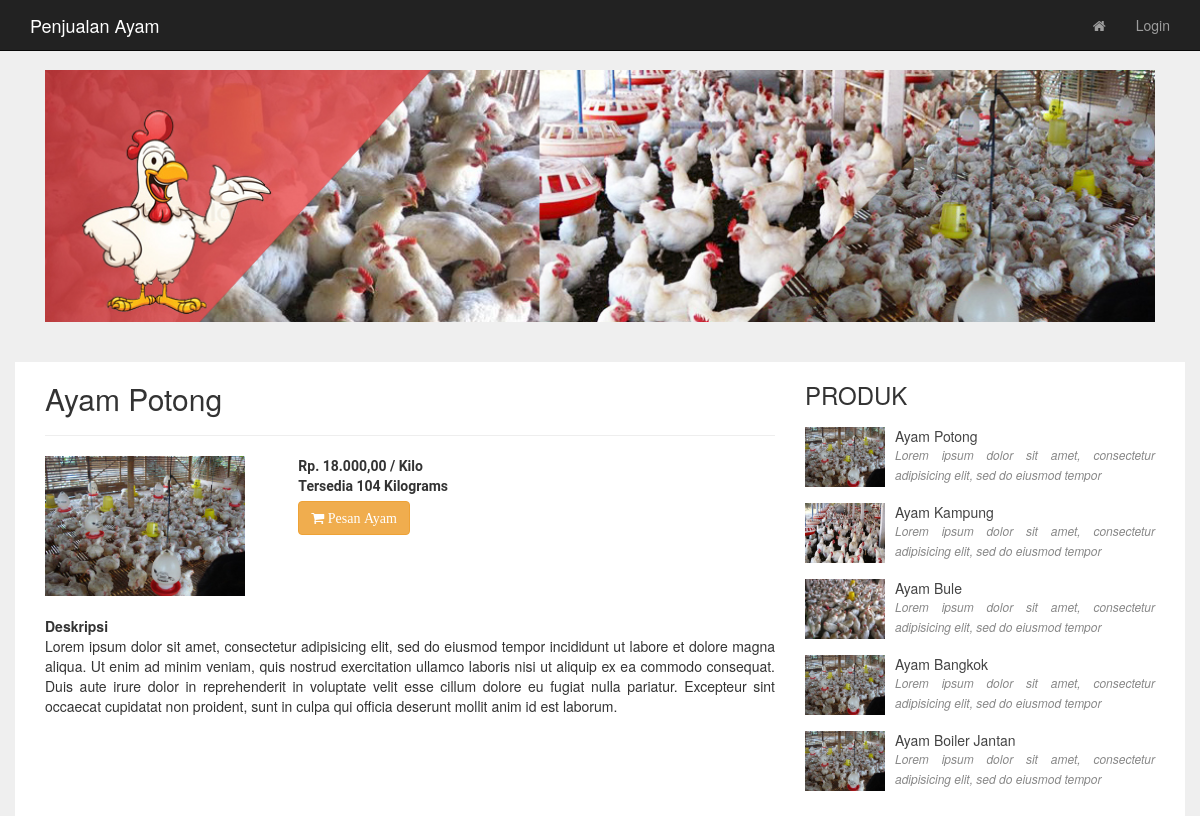
Screenshot of /index/view?id=1 with the database file from the repository.
### tables this page shows
CREATE TABLE IF NOT EXISTS `barang` (
  `id_barang` int(100) NOT NULL AUTO_INCREMENT,
  `nama_barang` varchar(500) NOT NULL,
  `deskripsi_barang` text NOT NULL,
  `stok_barang` int(50) NOT NULL,
  `harga_barang` int(100) NOT NULL,
  `thumbnail` varchar(400) NOT NULL,
  PRIMARY KEY (`id_barang`)
);

### controllers/Index.php (called while the page is built, shortened)
<?php
class Index extends Controller {
	function actionView($id){
		$model = new Barang_Model();
		$model->find()->execute();
		$model2 = new Barang_Model();
		$model2->find()->where(["id_barang"=>$id])->one();
		$this->view->title = $model2->nama_barang;
		return $this->view->render("view",1,["model"=>$model,"model2"=>$model2]);
	}
}

### index.php (called while the page is built, shortened)
<?php
spl_autoload_register( function( $class_name ) {
	$file = $class_name .'.php';
	$file = str_replace("\\", "/", $file);
});
new libs\Bootloader();

### libs/Model.php (called while the page is built, shortened)
<?php
class Model
{
	public $tbl = "";
	public $sql = "";
	function __construct(){
		$this->db = new Database();
		$this->tbl = isset(static::$table) ? static::$table : "";
	}
	function query($query,$type=false){
		$q = $this->db->query($query);
		return $q;
	}
	function find(){
		$this->sql = "select * from ".$this->tbl." ";
		return $this;
	}
	function where($clause){
		$where = "where ";
		foreach($clause as $key => $value){
			$where .= $key."='".$value."'";
		}
		$this->sql .= $where;
		return $this;
	}
	function execute(){
		$this->query($this->sql);
		return $this;
	}
}

### views/index/view.php (the view)
<div class="container konten">
	<div class="col-md-8" align="justify">
		<h2><?php echo $model2->nama_barang;?></h2>
		<hr />
		<div class="row">
			<div class="col-md-4">
			<?php
			if($model2->thumbnail==""){
			?>
				<div style="width:200px; height:140px; background: #aaa"></div>
			<?php }else{ ?>
				<img src="<?php echo URL;?>/vendor/images/upload/<?php echo $model2->thumbnail;?>" width="200" height="140">
			<?php } ?>
			</div>
			<div class="col-md-5" style="font-family: Roboto;">
				<label>Rp. <?php echo number_format($model2->harga_barang,2,",",".");?> / Kilo<br />
				Tersedia <?php echo $model2->stok_barang;?> Kilograms<br /></label>
				<br />
				<button onclick="location.href='<?php echo URL."/index/pesan?id=".$model2->id_barang;?>'" class="btn btn-warning"><li class="fa fa-shopping-cart"> Pesan Ayam</li></button>
			</div>
		</div>
		<br />
		<b>Deskripsi</b>
		<br />
		<?php echo $model2->deskripsi_barang;?>
		<br />
		<br />
		<br />
		<br />
		<br />
		<br />
	</div>
	<?php include 'sideBar.php';?>
</div>

### views/index/sideBar.php
<div class="col-md-4">
	<h3 style="">PRODUK</h3>
	<?php
	foreach ($model->data as $barang) {
	?>
	<a href="<?php echo URL;?>/index/view?id=<?php echo $barang->id_barang;?>" style="color:#444;text-decoration: none">
	<div style="padding-top: 8px; padding-bottom:8px;">
	<table>
		<tr>
			<td width="90" valign="top">
			<?php
				if($barang->thumbnail!=""){
			?>
				<img src="<?php echo URL;?>/vendor/images/upload/<?php echo $barang->thumbnail;?>" width="80" height="60">
			<?php }else{ ?>
				<div style="width:80px;height: 60px; background: #eee"></div>
			<?php } ?>
			</td>
			<td align="justify">
				 <h5 style="padding:0; margin: 0;"><?php echo $barang->nama_barang;?></h5>
				 <i style="color:#888; font-size: 12px;"><?php echo substr($barang->deskripsi_barang, 0,80);?></i>
			</td>
		</tr>
	</table>
	</div>
	</a>
	<?php
	}
	?>
</div>

### views/layouts/header.php (style rules this page uses)
body, html { height: 100%; background: #efefef; background-position: center; background-repeat: no-repeat; background-size: cover; }

### rows the page displays
barang: nama_barang "Ayam Potong", thumbnail (picture), harga_barang "18.000,00", stok_barang "104", deskripsi_barang "Lorem ipsum dolor sit amet, consectetur adipisicing elit, sed do eiusmod tempor incididunt ut labore et dolore magna aliqua. Ut enim ad minim veniam, quis nostrud exercitation ullamco laboris nisi ut aliquip ex ea commodo consequat. Duis aute irure dolor in reprehenderit in voluptate velit esse cillum dolore eu fugiat nulla pariatur. Excepteur sint occaecat cupidatat non proident, sunt in culpa qui officia deserunt mollit anim id est laborum.", deskripsi_barang "Lorem ipsum dolor sit amet, consectetur adipisicing elit, sed do eiusmod tempor"
barang: thumbnail (picture), nama_barang "Ayam Kampung", deskripsi_barang "Lorem ipsum dolor sit amet, consectetur adipisicing elit, sed do eiusmod tempor"
barang: thumbnail (picture), nama_barang "Ayam Bule", deskripsi_barang "Lorem ipsum dolor sit amet, consectetur adipisicing elit, sed do eiusmod tempor"
barang: thumbnail (picture), nama_barang "Ayam Bangkok", deskripsi_barang "Lorem ipsum dolor sit amet, consectetur adipisicing elit, sed do eiusmod tempor"
barang: thumbnail (picture), nama_barang "Ayam Boiler Jantan", deskripsi_barang "Lorem ipsum dolor sit amet, consectetur adipisicing elit, sed do eiusmod tempor"

### other values shown
SITENAME "Penjualan Ayam"
